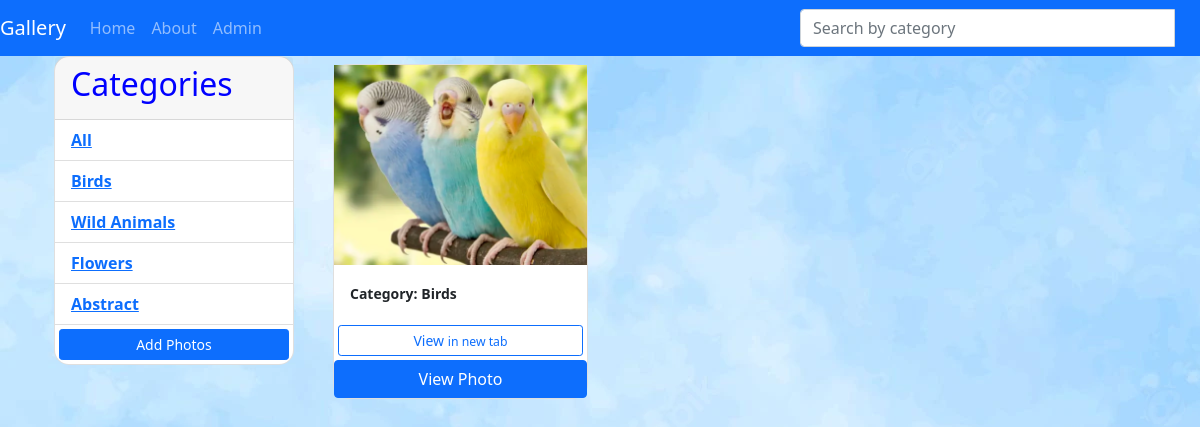
The app's page /?category=Birds, older data.
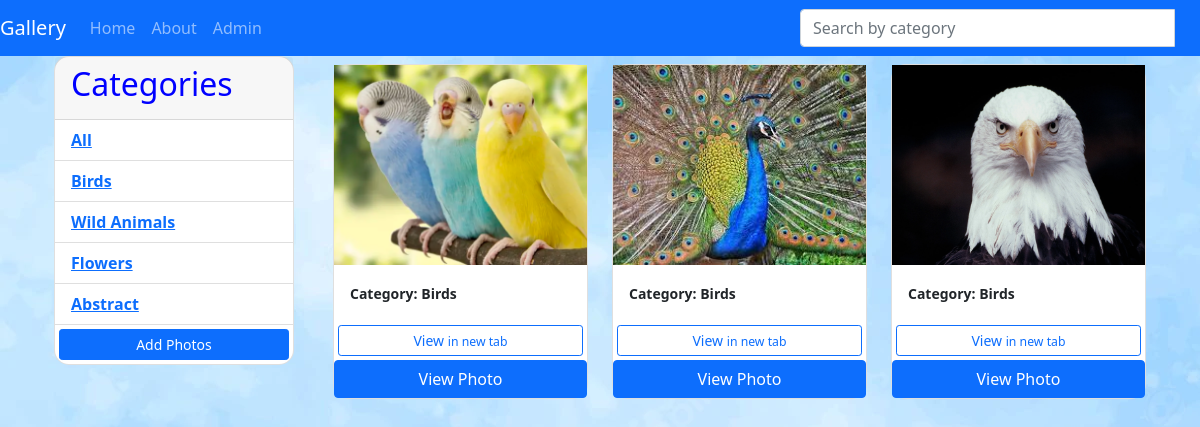
The same page, newer data.
### gallery/models.py (models this page shows, shortened)
class Category(models.Model):
    name = models.CharField(max_length=100, null=False, blank=False)

class Image(models.Model):
    category = models.ForeignKey(Category, on_delete=models.SET_NULL, null=True)
    location = models.ForeignKey(Location, on_delete=models.SET_NULL, null=True)
    image = models.ImageField(null=False, default='default.jpg')
    description = models.TextField()

### gallery/views.py (the view)
# urls.py: path('', views.home, name='gallery'),
def home(request):
    category =request.GET.get('category')
    if category == None:
        images = Image.objects.all()
    else:
        images = Image.objects.filter(category__name=category)
    categories = Category.objects.filter()
    context = {'categories': categories, 'images': images}
    return render(request, 'gallery/home.html', context)

### gallery/templates/gallery/home.html (shortened to what this page needs)
{% extends 'gallery/base.html'%}
{% block content %}
    <div class="container">
        <div class="row">
            <div class="col-md-3">
                <div class="card" style="width: 15rem;">
                    <div class="card-header">
                    <h2>Categories</h2>
                    </div>
                    <ul class="list-group list-group-flush">
                        <li class="list-group-item">
                            <a href="{% url 'gallery'%}">All</a>
                        </li>
                        {% for category in categories %}
                        <li class="list-group-item">
                            <a href="{% url 'gallery'%}?category={{category.name}}">
                                {{category.name}}
                            </a>
                        </li>
                        {% endfor %}
                        <a href="{% url 'add'%}" class="btn btn-primary btn-block btn-sm m-1">Add Photos</a>
                    </ul>
                </div>
            </div>
            <div class="col-md-9">
                <div class="row">
                    {% for image in images %}
                        <div class="col-md-4">
                            <div class="card my-2">
                                <img class="gallery-image" src="{{image.image.url}}" alt="red roses">
                                <div class="card-body">
                                    <small>Category: {{image.category.name}}</small>
                                </div>
                                <a href="{% url 'photo' image.id%}" class="btn btn-outline-primary btn-sm m-1" href="">View <small>in new tab</small> </a>
                                <button type="button" class="btn btn-primary" data-bs-toggle="modal" data-bs-target="#exampleModal">
                                    View Photo
                                </button>
                            </div>
                        </div>
                        {% empty %}
                        <h3>No photos....</h3>
                    {% endfor %}
                </div>
            </div>
        </div>
    </div>
{% endblock %}

Row changes from the older to the newer data that the page shows:
added Image: image (picture), category.name "Birds"
added Image: image (picture), category.name "Birds"
